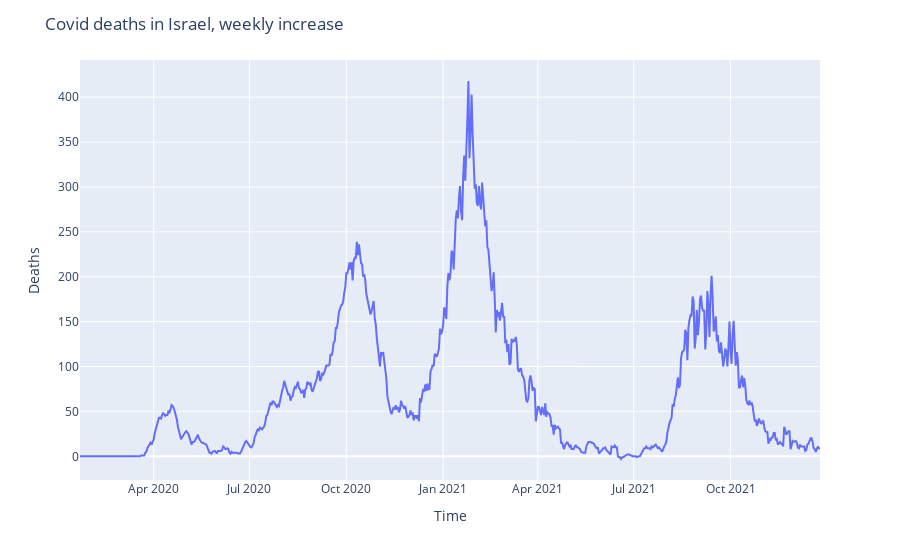

Notebook source saved alongside this figure:
### Markdown cell above
## Deaths

### Code cell
sevenDaysDeaths(country)

### Figure 1 — Plotly figure (JSON) as saved in the notebook; plotly's stock layout.template omitted (floating-point values rounded to 4 significant figures; data arrays with more than 128 entries replaced by an {"elided": "..."} marker saying what was removed)
{"data": [{"hovertemplate": "x=%{x}<br>y=%{y}<extra></extra>", "legendgroup": "", "line": {"color": "#636efa", "dash": "solid"}, "marker": {"symbol": "circle"}, "mode": "lines", "name": "", "orientation": "v", "showlegend": false, "type": "scatter", "x": {"elided": "704 str values"}, "xaxis": "x", "y": {"elided": "704 int values"}, "yaxis": "y"}], "layout": {"autosize": true, "legend": {"tracegroupgap": 0}, "margin": {"t": 60}, "title": {"text": "Covid deaths in Israel, weekly increase"}, "xaxis": {"anchor": "y", "autorange": true, "domain": [0, 1], "range": ["2020-01-22", "2021-12-25"], "title": {"text": "Time"}, "type": "date"}, "yaxis": {"anchor": "x", "autorange": true, "domain": [0, 1], "range": [-26.39, 441.4], "title": {"text": "Deaths"}, "type": "linear"}}}
